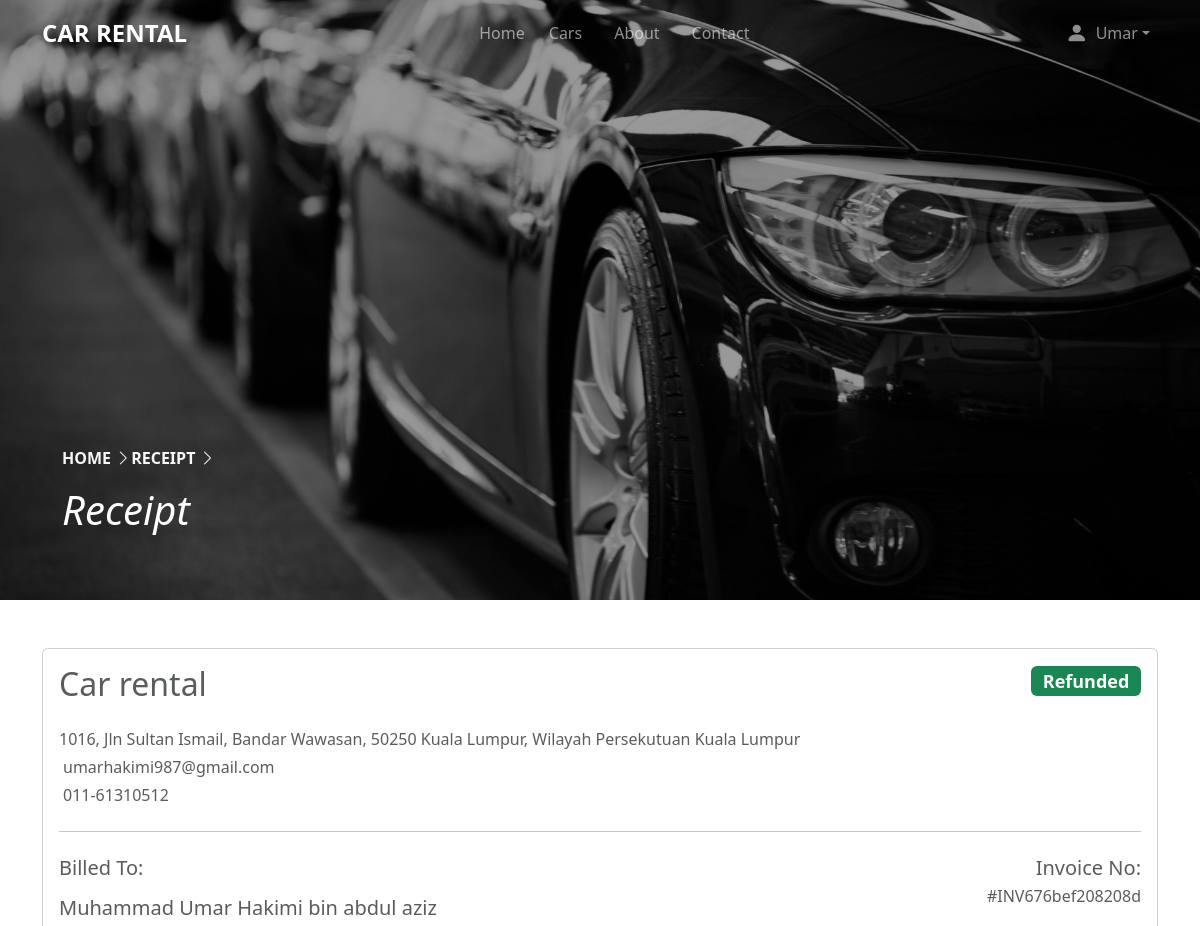
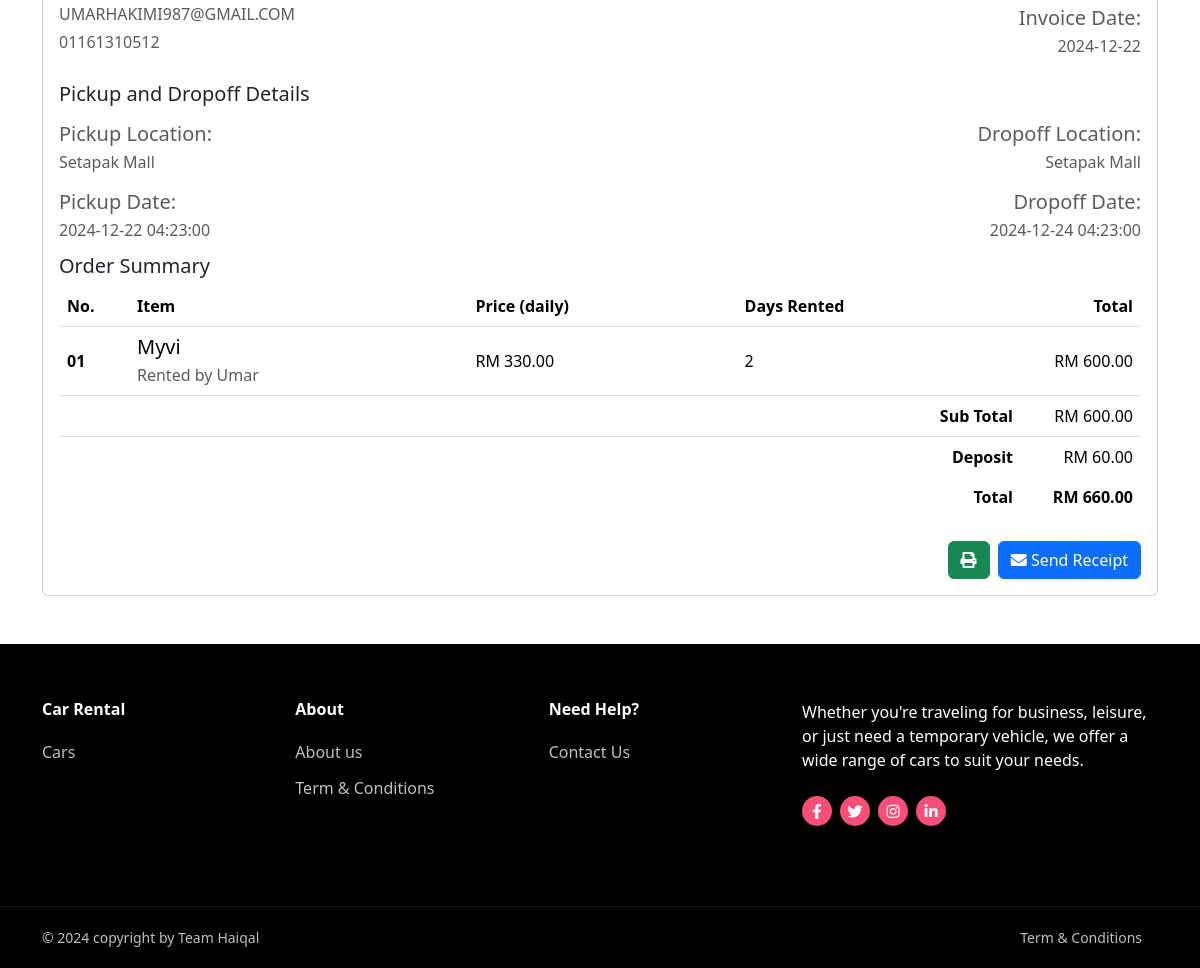
The app's page /users/billing-receipt.php?receiptid=1 (signed in) with its own data (2 pictures, top to bottom).
### tables this page shows
CREATE TABLE `bookings` (
  `id` int(11) NOT NULL,
  `user_name` varchar(255) NOT NULL,
  `client_name` varchar(255) NOT NULL,
  `cars_name` varchar(255) NOT NULL,
  `full_name` varchar(255) NOT NULL,
  `email` varchar(255) NOT NULL,
  `phone_num` varchar(255) NOT NULL,
  `ic_no` varchar(255) NOT NULL,
  `driver_no` varchar(255) NOT NULL,
  `days_rented` int(255) NOT NULL,
  `deposit` varchar(255) NOT NULL,
  `total` varchar(255) NOT NULL,
  `status` varchar(255) NOT NULL,
  `pickup_location` varchar(255) DEFAULT NULL,
  `dropoff_location` varchar(255) DEFAULT NULL,
  `pickup_date` datetime DEFAULT NULL,
  `dropoff_date` datetime DEFAULT NULL,
  `invoice_no` varchar(255) DEFAULT NULL,
  `invoice_date` date DEFAULT NULL,
  `state` varchar(255) DEFAULT NULL,
  `city` varchar(255) DEFAULT NULL,
  `payment_method` varchar(255) NOT NULL,
  `stripe_id` varchar(255) NOT NULL,
  `refund_id` varchar(255) NOT NULL,
  `refund_date` datetime DEFAULT NULL,
  `refund_total` varchar(255) NOT NULL
);

### users/billing-receipt.php (the view, shortened to what this page needs)
<?php
require_once("includes/headerUsers.php");
include "../db_conn.php";
if (isset($_GET['receiptid'])) {
    $id = $_GET['receiptid'];
    $sql = "SELECT * FROM bookings WHERE id = ?";
    $stmt = mysqli_prepare($conn, $sql);
    mysqli_stmt_bind_param($stmt, "i", $id);
    mysqli_stmt_execute($stmt);
    $result = mysqli_stmt_get_result($stmt);
    if ($row = mysqli_fetch_assoc($result)) {
        $cars_name = $row['cars_name'];
        $clientname = $row['client_name'];
        $full_name = $row['full_name'];
        $email = $row['email'];
        $phone = $row['phone_num'];
        $invoice_no = $row['invoice_no'];
        $date = $row['invoice_date'];
        $days_rented = $row['days_rented'];
        $deposit_rm = $row['deposit'];
        $total = $row['total'];
        $status = $row['status'];
        $pickup_location = $row['pickup_location'];
        $pickup_date = $row['pickup_date'];
        $dropoff_location = $row['dropoff_location'];
        $dropoff_date = $row['dropoff_date'];
        $total_without_rm = (float)str_replace(['RM', ',', ' '], '', $total);
        $deposit_without_rm = (float)str_replace(['RM', ',', ' '], '', $deposit_rm);
        $price_withour_rm = $total_without_rm / $days_rented;
        $total_price = $total_without_rm - $deposit_without_rm;
        $price = 'RM ' . number_format($price_withour_rm, 2);
        $total_price_rm = 'RM ' . number_format($total_price, 2);
    }
}
?>
<main>
    <div>
        <div style="position: relative;">
            <img src="../imgs/bg4.jpg" class="bg-img3 w-100" alt="Background image">
            <div class="overlay"></div>
            <div class="container">
                <div class="row no-gutters align-items-end justify-content-start">
                    <div class="col-md-9 ftco-animate pb-5 text-overlay">
                        <nav aria-label="breadcrumb">
                            <ol class="breadcrumb fs-10 fw-bold text-uppercase">
                                <div class="mr-5">
                                    <a href="index.php" class="text-decoration-none home-link">Home
                                        <i class="bi bi-chevron-right"></i>
                                    </a>
                                </div>
                                <a class="text-decoration-none text-light">Receipt
                                    <i class="bi bi-chevron-right"></i>
                                </a>
                            </ol>
                        </nav>
                        <h1 class="fst-italic text-capitalize text-white">Receipt</h1>
                    </div>
                </div>
            </div>
        </div>
    </div>
    <link rel="stylesheet" href="https://cdnjs.cloudflare.com/ajax/libs/font-awesome/5.13.1/css/all.min.css" />
    <div class="container mt-5 mb-5">
        <div class="row">
            <div class="col-lg-12">
                <div class="card">
                    <div class="card-body">
                        <div class="invoice-title">
                            <h4 class="float-end font-size-15">
                                <span class="badge <?php if ($status === 'Cancelled') {
                                 echo 'bg-danger';
                                } elseif ($status === 'Pending') {
                                echo 'bg-secondary';
                                } else {
                                echo 'bg-success';
                                    } ?> font-size-12 ms-2"><?php echo htmlspecialchars($status); ?></span>
                            </h4>
                            <div class="mb-4">
                                <h2 class="mb-1 text-muted">Car rental</h2>
                            </div>
                            <div class="text-muted">
                                <p class="mb-1">1016, Jln Sultan Ismail, Bandar Wawasan, 50250 Kuala Lumpur, Wilayah Persekutuan Kuala Lumpur</p>
                                <p class="mb-1"><i class="uil uil-envelope-alt me-1"></i>umarhakimi987@gmail.com</p>
                                <p><i class="uil uil-phone me-1"></i> 011-61310512</p>
                            </div>
                        </div>
                        <hr class="my-4">
                        <div class="row">
                            <div class="col-sm-6">
                                <div class="text-muted">
                                    <h5 class="font-size-16 mb-3">Billed To:</h5>
                                    <h5 class="font-size-15 mb-2"><?php echo htmlspecialchars($full_name) ?></h5>
                                    <p class="mb-1"><?php echo htmlspecialchars($email) ?></p>
                                    <p><?php echo htmlspecialchars($phone) ?></p>
                                </div>
                            </div>
                            <div class="col-sm-6">
                                <div class="text-muted text-sm-end">
                                    <div>
                                        <h5 class="font-size-15 mb-1">Invoice No:</h5>
                                        <p>#<?php echo $invoice_no ?></p>
                                    </div>
                                    <div class="mt-4">
                                        <h5 class="font-size-15 mb-1">Invoice Date:</h5>
                                        <p><?php echo $date ?></p>
                                    </div>
                                </div>
                            </div>
                        </div>
                        <div class="py-2">
                            <h5 class="font-size-16 mb-3">Pickup and Dropoff Details</h5>
                            <div class="row">
                                <div class="col-sm-6 ">
                                    <div class="text-muted">
                                        <h5 class="font-size-16 mb-1">Pickup Location:</h5>
                                        <p class="mb-3"><?php echo htmlspecialchars($pickup_location) ?></p>
                                        <h5 class="font-size-16 mb-1">Pickup Date:</h5>
                                        <p class="mb-1"><?php echo htmlspecialchars($pickup_date) ?></p>
                                    </div>
                                </div>
                                <div class="col-sm-6">
                                    <div class="text-muted text-sm-end">
                                        <h5 class="font-size-16 mb-1">Dropoff Location:</h5>
                                        <p class="mb-3"><?php echo htmlspecialchars($dropoff_location) ?></p>
                                        <h5 class="font-size-16 mb-1">Dropoff Date:</h5>
                                        <p class="mb-1"><?php echo htmlspecialchars($dropoff_date) ?></p>
                                    </div>
                                </div>
                            </div>
                        </div>
                        <h5 class="font-size-15">Order Summary</h5>
                        <div class="table-responsive">
                            <table class="table align-middle table-nowrap table-centered mb-0">
                                <thead>
                                    <tr>
                                        <th style="width: 70px;">No.</th>
                                        <th>Item</th>
                                        <th>Price (daily)</th>
                                        <th>Days Rented</th>
                                        <th class="text-end" style="width: 120px;">Total</th>
                                    </tr>
                                </thead>
                                <tbody>
                                    <tr>
                                        <th scope="row">01</th>
                                        <td>
                                            <div>
                                                <h5 class="text-truncate font-size-14 mb-1"><?php echo htmlspecialchars($cars_name) ?></h5>
                                                <p class="text-muted mb-0">Rented by <?php echo htmlspecialchars($clientname) ?></p>
                                            </div>
                                        </td>
                                        <td><?php echo htmlspecialchars($price) ?></td>
                                        <td><?php echo htmlspecialchars($days_rented) ?></td>
                                        <td class="text-end"><?php echo $total_price_rm ?></td>
                                    </tr>
                                    <tr>
                                        <th scope="row" colspan="4" class="text-end">Sub Total</th>
                                        <td class="text-end"><?php echo $total_price_rm ?></td>
                                    </tr>
                                    <tr>
                                        <th scope="row" colspan="4" class="border-0 text-end">Deposit</th>
                                        <td class="border-0 text-end"><?php echo $deposit_rm ?></td>
                                    </tr>
                                    <tr>
                                        <th scope="row" colspan="4" class="border-0 text-end">Total</th>
                                        <td class="border-0 text-end">
                                            <h6 class="m-0 fw-semibold"><?php echo $total ?></h6>
                                        </td>
                                    </tr>
                                </tbody>
                            </table>
                        </div>
                        <div class="d-print-none mt-4">
                            <div class="float-end">
                                <a href="javascript:window.print()" class="btn btn-success me-1"><i class="fa fa-print"></i></a>
                                <form action="../email-receipt.php?bookingid=<?php echo $id ?>" method="POST" class="mt-3" style="display: inline;">
                                    <button type="submit" name="send_receipt" class="btn btn-primary">
                                        <i class="fa fa-envelope"></i> Send Receipt
                                    </button>
                                </form>
                            </div>
                        </div>
                    </div>
                </div>
            </div>
        </div>
    </div>
</main>
<?php include_once("includes/footerUsers.php"); ?>

### users/includes/css/users.css (style rules this page uses)
body { background-blend-mode: overlay; overflow-x: hidden; min-height: 100vh; display: flex; flex-direction: column; color: #ffffff; scroll-snap-type: y proximity; }
.bg-img3 { background-position: 50% 50%; object-position: center 15%; height: 600px; width: 100vw; object-fit: cover; filter: brightness(0.6); }
.overlay { position: absolute; top: 0; left: 0; width: 100%; height: 100%; z-index: 1; }
.text-overlay { position: absolute; bottom: 10px; left: 50px; z-index: 2; }
.home-link { color: whitesmoke; text-decoration: none; transition: color 0.3s ease; }

### users/includes/css/footer.css (style rules this page uses)
a { text-decoration: none; background-color: transparent; }

### records on screen
bookings: status "Refunded", full_name "Muhammad Umar Hakimi bin abdul aziz", email "UMARHAKIMI987@GMAIL.COM", phone_num "01161310512", invoice_no "INV676bef208208d", invoice_date "2024-12-22", pickup_location "Setapak Mall", pickup_date "2024-12-22 04:23:00", dropoff_location "Setapak Mall", dropoff_date "2024-12-24 04:23:00", cars_name "Myvi", client_name "Umar", price "RM 330.00", days_rented "2", total_price_rm "RM 600.00", deposit "RM 60.00", total "RM 660.00"

### other values on screen
$usernametop "Umar"
